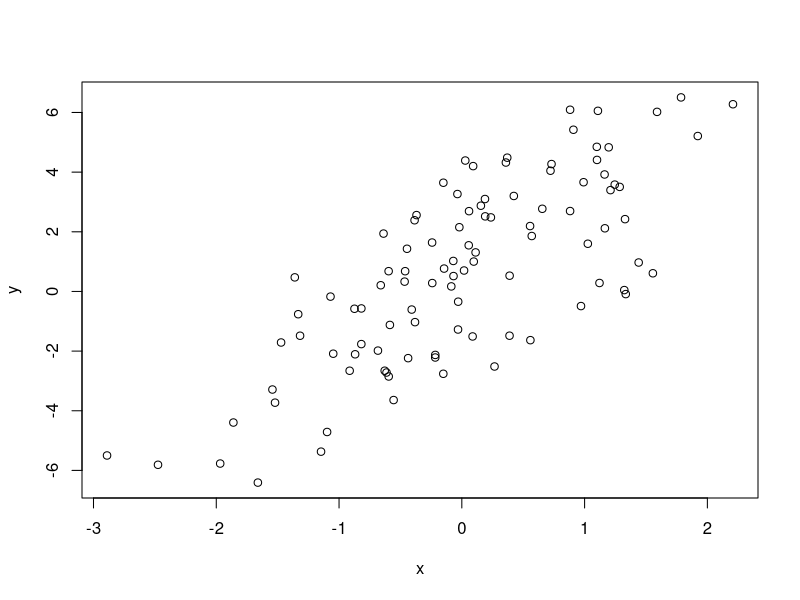
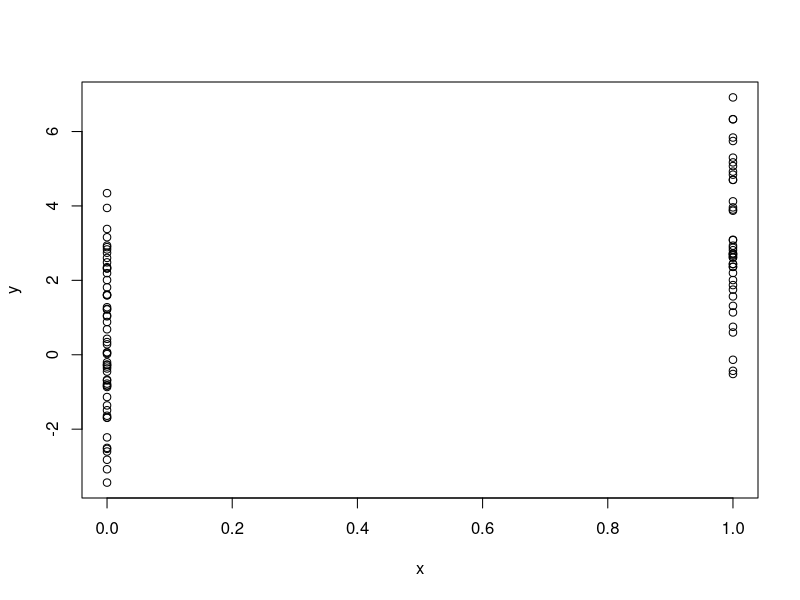
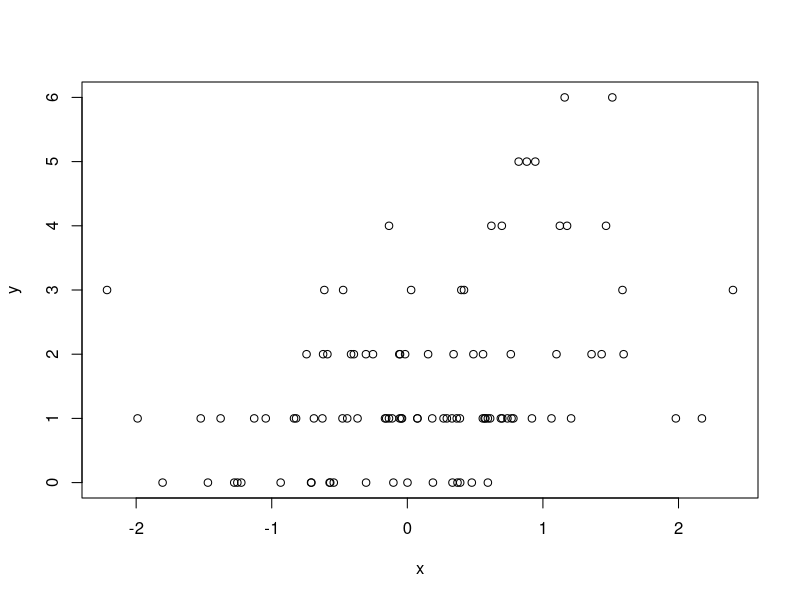

Write the R code that produced these figures, in order.
rnorm(5,4,2)#r for random number generation
dnorm(5,4,2,log = FALSE)#d for density
pnorm(5,4,2,lower.tail = TRUE,log.p = FALSE)
#p for cumalative distribution
qnorm(5,4,2,lower.tail = TRUE,log.p = FALSE)
#q for quantile function
x=rnorm
x
x=rnorm(10,20,2)
summary(x)
set.seed(1)#to regenerate the same number
rnorm(5)
rpois(10,1)#poission distribution
rpois(10,20)
ppois(4,2)#probablity of poission number is 
#less than or equal to 2
ppois(6,2)

#simulate a linear model with wo=0.5 w1=2 and noise=rnorm(100,0,2)
set.seed(20)
x<-rnorm(100)
e<-rnorm(100,0,2)
y<-0.5+2*x+e
summary(y)
plot(x,y)

#simulate a linear model with wo=0.5 w1=2 and noise=rnorm(100,0,2)
##x is binomial in these case producing  binary result
set.seed(20)
x<-rbinom(100,1,0.5)
e<-rnorm(100,0,2)
y<-0.5+2*x+e
summary(y)
plot(x,y)



#simulate a poission model with wo=0.5 w1=0.3 and noise=rnorm(100,0,2)
##x is binomial in these case producing  binary result
set.seed(1)
x<-rnorm(100)
log.mu<-0.5+0.3*x
y<-rpois(100,exp(log.mu))
summary(y)
plot(x,y)

